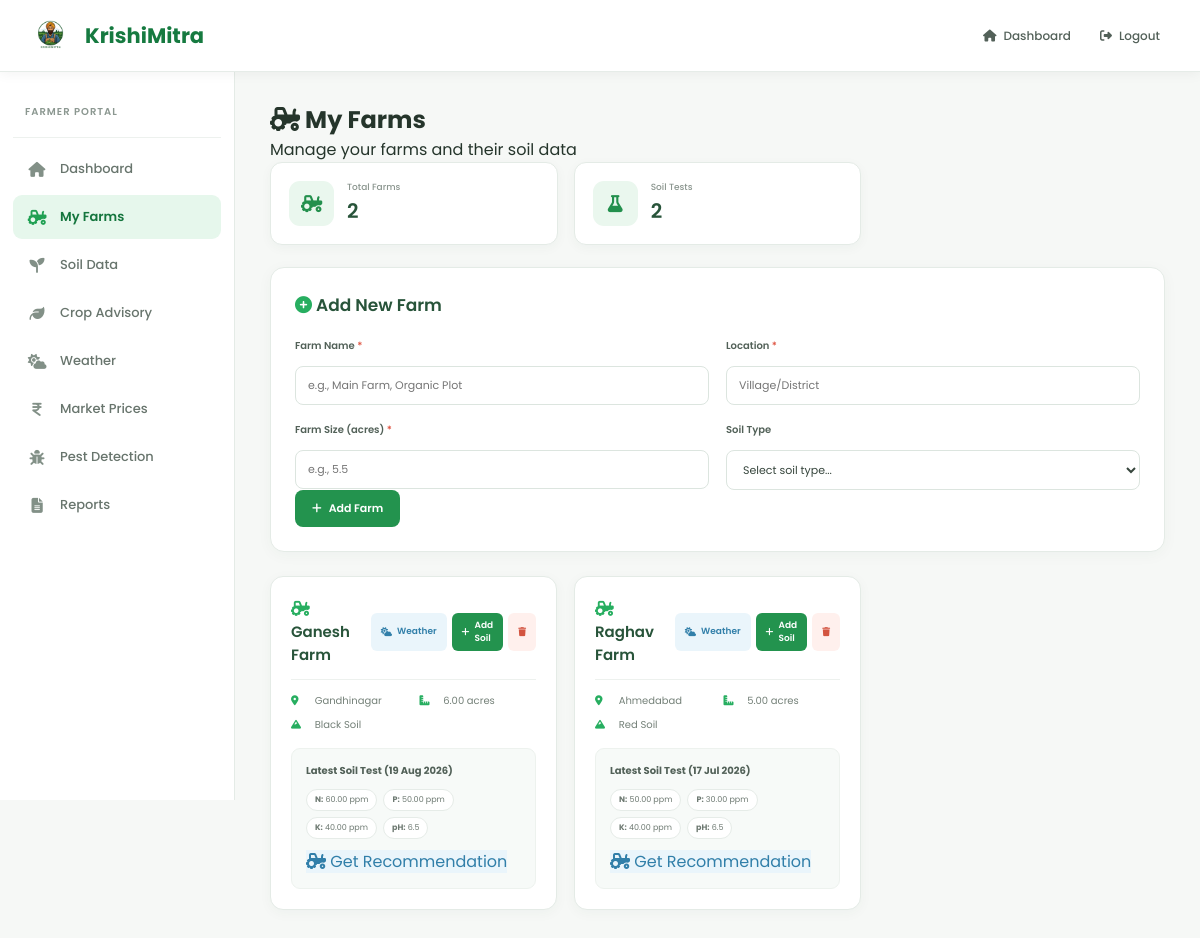
The page /KRISHIMITRA/farmer/manage_farms.php (signed in) on the database its author committed.
### tables this page shows
CREATE TABLE `farms` (
  `id` int(11) NOT NULL,
  `farmer_id` int(11) NOT NULL,
  `farm_name` varchar(100) NOT NULL,
  `location` varchar(100) NOT NULL,
  `farm_size` decimal(10,2) NOT NULL,
  `soil_type` varchar(50) DEFAULT NULL,
  `crop_history` text DEFAULT NULL,
  `created_at` timestamp NOT NULL DEFAULT current_timestamp(),
  `latitude` decimal(10,8) DEFAULT NULL,
  `longitude` decimal(11,8) DEFAULT NULL,
  `district` varchar(100) DEFAULT NULL
);

CREATE TABLE `soil_data` (
  `id` int(11) NOT NULL,
  `farm_id` int(11) NOT NULL,
  `farmer_id` int(11) NOT NULL,
  `nitrogen` decimal(6,2) NOT NULL,
  `phosphorus` decimal(6,2) NOT NULL,
  `potassium` decimal(6,2) NOT NULL,
  `ph` decimal(4,1) NOT NULL,
  `temperature` decimal(5,1) NOT NULL,
  `humidity` decimal(5,1) NOT NULL,
  `rainfall` decimal(6,2) NOT NULL,
  `test_date` date NOT NULL,
  `created_at` timestamp NOT NULL DEFAULT current_timestamp()
);

### KRISHIMITRA/farmer/manage_farms.php (the view, shortened to what this page needs)
<?php
require_once '../config/database.php';
$farmer_id = $_SESSION['farmer_id'];
$stmt = $pdo->prepare("SELECT * FROM farms WHERE farmer_id = ? ORDER BY created_at DESC");
$stmt->execute([$farmer_id]);
$farms = $stmt->fetchAll();
$total_farms = 0;
$total_tests = 0;
try {
    $stmt = $pdo->prepare("SELECT COUNT(*) as total FROM farms WHERE farmer_id = ?");
    $stmt->execute([$farmer_id]);
    $result = $stmt->fetch();
    $total_farms = $result ? $result['total'] : 0;
    $stmt = $pdo->prepare("SELECT COUNT(*) as total FROM soil_data WHERE farmer_id = ?");
    $stmt->execute([$farmer_id]);
    $result = $stmt->fetch();
    $total_tests = $result ? $result['total'] : 0;
} catch(PDOException $e) {
    $total_tests = 0;
}
?>
<!DOCTYPE html>
<html lang="en">
<head>
    <link rel="stylesheet" href="farmer_common.css">
    <link rel="stylesheet" href="farmer_dashboard.css">
    <link rel="stylesheet" href="manage_farms.css">
    <link rel="stylesheet" href="https://cdnjs.cloudflare.com/ajax/libs/font-awesome/6.5.0/css/all.min.css">
</head>
<body>
<div class="navbar">
    <div class="brand">
        <img src="../assets/images/logo1.png" alt="KrishiMitra Logo" onerror="this.src='../pictures/images/logo1.png'">
        <h2>KrishiMitra</h2>
    </div>
    <div class="nav-actions">
        <a href="farmer_dashboard.php"><i class="fas fa-home"></i> Dashboard</a>
        <a href="../logout.php" class="logout-btn"><i class="fas fa-sign-out-alt"></i> Logout</a>
    </div>
</div>
<div class="layout">
    <aside class="sidebar">
        <div class="sidebar-heading">
            <span>FARMER PORTAL</span>
        </div>
        <nav>
            <a href="farmer_dashboard.php"><i class="fas fa-house"></i><span>Dashboard</span></a>
            <a class="active" href="manage_farms.php"><i class="fas fa-tractor"></i><span>My Farms</span></a>
            <a href="soil_data.php"><i class="fas fa-seedling"></i><span>Soil Data</span></a>
            <a href="crop_recommendation.php"><i class="fas fa-leaf"></i><span>Crop Advisory</span></a>
            <a href="weather.php"><i class="fas fa-cloud-sun"></i><span>Weather</span></a>
            <a href="market_prices.php"><i class="fas fa-indian-rupee-sign"></i><span>Market Prices</span></a>
            <a href="disease_detection.php"><i class="fas fa-bug"></i><span>Pest Detection</span></a>
            <a href="reports.php"><i class="fas fa-file-lines"></i><span>Reports</span></a>
        </nav>
    </aside>
    <div class="content">
        <div class="welcome-box">
            <h2><i class="fas fa-tractor"></i> My Farms</h2>
            <p>Manage your farms and their soil data</p>
        </div>
        <div class="farm-stats">
            <div class="stat-card">
                <i class="fas fa-tractor"></i>
                <div>
                    <h3>Total Farms</h3>
                    <p><?php echo isset($total_farms) ? $total_farms : 0; ?></p>
                </div>
            </div>
            <div class="stat-card">
                <i class="fas fa-flask"></i>
                <div>
                    <h3>Soil Tests</h3>
                    <p><?php echo isset($total_tests) ? $total_tests : 0; ?></p>
                </div>
            </div>
        </div>
        <div class="farm-form">
            <h3><i class="fas fa-plus-circle" style="color: #27ae60;"></i> Add New Farm</h3>
            <form method="POST" action="">
                <div class="form-grid">
                    <div class="form-group">
                        <label>Farm Name <span class="required">*</span></label>
                        <input type="text" name="farm_name" placeholder="e.g., Main Farm, Organic Plot" required>
                    </div>
                    <div class="form-group">
                        <label>Location <span class="required">*</span></label>
                        <input type="text" name="location" placeholder="Village/District" required>
                    </div>
                    <div class="form-group">
                        <label>Farm Size (acres) <span class="required">*</span></label>
                        <input type="number" name="farm_size" step="0.01" min="0.01" placeholder="e.g., 5.5" required>
                    </div>
                    <div class="form-group">
                        <label>Soil Type</label>
                        <select name="soil_type">
                            <option value="">Select soil type...</option>
                        </select>
                    </div>
                </div>
                <button type="submit" name="add_farm" class="btn-primary">
                    <i class="fas fa-plus"></i> Add Farm
                </button>
            </form>
        </div>
        <div class="farms-grid">
            <?php if (count($farms) > 0): ?>
                <?php foreach ($farms as $farm):
                    try {
                        $stmt = $pdo->prepare("SELECT * FROM soil_data WHERE farm_id = ? ORDER BY test_date DESC LIMIT 1");
                        $stmt->execute([$farm['id']]);
                        $latest_soil = $stmt->fetch();
                    } catch(PDOException $e) {
                        $latest_soil = null;
                    }
                ?>
                <div class="farm-card">
                    <div class="farm-header">
                        <h3><i class="fas fa-tractor"></i> <?php echo htmlspecialchars($farm['farm_name']); ?></h3>
                        <div class="farm-actions">
                            <a href="weather_farm.php?farm_id=<?php echo $farm['id']; ?>" class="btn-sm btn-recommend">
                                <i class="fas fa-cloud-sun"></i> Weather
                            </a>
                            <a href="soil_data.php?farm_id=<?php echo $farm['id']; ?>" class="btn-sm btn-add">
                                <i class="fas fa-plus"></i> Add Soil
                            </a>
                            <a href="#" onclick="confirmDelete(<?php echo $farm['id']; ?>)" class="btn-sm btn-delete">
                                <i class="fas fa-trash"></i>
                            </a>
                        </div>
                    </div>
                    <div class="farm-details">
                        <p><i class="fas fa-map-marker-alt"></i> <?php echo htmlspecialchars($farm['location']); ?></p>
                        <p><i class="fas fa-ruler-combined"></i> <?php echo $farm['farm_size']; ?> acres</p>
                        <?php if ($farm['soil_type']): ?>
                            <p><i class="fas fa-mountain"></i> <?php echo htmlspecialchars($farm['soil_type']); ?> Soil</p>
                        <?php endif; ?>
                    </div>
                    <?php if ($latest_soil): ?>
                    <div class="farm-soil-summary">
                        <h4>Latest Soil Test (<?php echo date('d M Y', strtotime($latest_soil['test_date'])); ?>)</h4>
                        <div class="soil-values">
                            <span><strong>N:</strong> <?php echo $latest_soil['nitrogen']; ?> ppm</span>
                            <span><strong>P:</strong> <?php echo $latest_soil['phosphorus']; ?> ppm</span>
                            <span><strong>K:</strong> <?php echo $latest_soil['potassium']; ?> ppm</span>
                            <span><strong>pH:</strong> <?php echo $latest_soil['ph']; ?></span>
                        </div>
                        <a href="crop_recommendation.php?farm_id=<?php echo $farm['id']; ?>" class="btn-recommend">
                            <i class="fas fa-tractor"></i> Get Recommendation
                        </a>
                    </div>
                    <?php endif; ?>
                </div>
                <?php endforeach; ?>
            <?php endif; ?>
        </div>
    </div>
</div>
</body>
</html>

### KRISHIMITRA/farmer/farmer_common.css (style rules this page uses)
* { margin: 0; padding: 0; box-sizing: border-box; }
html { scroll-behavior: smooth; }
body { font-family: 'Poppins', sans-serif; background: #f6f8f6; color: #26352b; overflow-x: hidden; }
a { text-decoration: none; color: inherit; }
button, input, select, textarea { font-family: 'Poppins', sans-serif; }
.navbar { position: fixed; top: 0; left: 0; right: 0; height: 72px; background: #ffffff; display: flex; align-items: center; justify-content: space-between; padding: 0 28px; border-bottom: 1px solid #e5ebe7; box-shadow: 0 2px 12px rgba(0, 0, 0, 0.05); z-index: 1000; }
.brand { display: flex; align-items: center; gap: 12px; }
.brand img { width: 45px; height: 52px; object-fit: contain; }
.brand h2 { color: #167a40; font-size: 21px; font-weight: 700; line-height: 1.2; }
.nav-actions { display: flex; align-items: center; gap: 5px; }
.nav-actions a, .farmer-user { display: flex; align-items: center; gap: 7px; padding: 9px 12px; border-radius: 8px; color: #536159; font-size: 12px; font-weight: 500; transition: 0.2s; }
.layout { padding-top: 72px; }
.sidebar { position: fixed; top: 72px; left: 0; width: 235px; height: calc(100vh - 72px); background: #ffffff; border-right: 1px solid #e4ebe6; padding: 25px 13px; overflow-y: auto; z-index: 900; }
.sidebar-heading { padding: 0 12px 15px; margin-bottom: 9px; border-bottom: 1px solid #edf1ee; }
.sidebar-heading span { color: #8b9790; font-size: 10px; font-weight: 600; letter-spacing: 1px; }
.sidebar nav a { display: flex; align-items: center; gap: 13px; padding: 12px 14px; margin: 4px 0; border-radius: 9px; color: #68756d; font-size: 13px; font-weight: 500; transition: 0.2s; }
.sidebar nav a i { width: 20px; text-align: center; color: #829087; font-size: 15px; }
.sidebar nav a.active { background: #e6f7ec; color: #14753d; font-weight: 600; }
.sidebar nav a.active i { color: #1fa052; }
.content { margin-left: 235px; width: calc(100% - 235px); padding: 30px 35px 50px; }
.btn-primary, .btn-add { display: inline-flex; align-items: center; justify-content: center; gap: 7px; padding: 10px 17px; border: none; border-radius: 8px; background: #23934e; color: #ffffff; font-size: 11px; font-weight: 600; cursor: pointer; transition: 0.2s; }
.btn-sm { display: inline-flex; align-items: center; justify-content: center; gap: 5px; padding: 6px 10px; border: none; border-radius: 6px; font-size: 9px; font-weight: 600; cursor: pointer; transition: 0.2s; }
.btn-delete { background: #fff0ed; color: #d35440; }
.btn-recommend { background: #eaf5fb; color: #317fa9; }
.form-grid { display: grid; grid-template-columns: repeat(2, 1fr); gap: 17px; }
.form-group { display: flex; flex-direction: column; gap: 6px; }
.form-group label { color: #526158; font-size: 10px; font-weight: 600; }
.form-group label .required { color: #df5745; }
.form-group input, .form-group select, .form-group textarea { width: 100%; padding: 10px 12px; border: 1px solid #dce5df; border-radius: 8px; background: #ffffff; color: #37463d; font-size: 11px; outline: none; transition: 0.2s; }
.stat-card { display: flex; align-items: center; gap: 13px; padding: 18px; background: #ffffff; border: 1px solid #e4ebe6; border-radius: 12px; box-shadow: 0 3px 12px rgba(29, 73, 42, 0.04); }

### rows shown on the page
farms: farm_name "Ganesh Farm", location "Gandhinagar", farm_size "6.00", soil_type "Black", soil_data.test_date "19 Aug 2026", soil_data.nitrogen "60.00", soil_data.phosphorus "50.00", soil_data.potassium "40.00", soil_data.ph "6.5"
farms: farm_name "Raghav Farm", location "Ahmedabad", farm_size "5.00", soil_type "Red", soil_data.test_date "17 Jul 2026", soil_data.nitrogen "50.00", soil_data.phosphorus "30.00", soil_data.potassium "40.00", soil_data.ph "6.5"

### other values the page prints
$total_farms "2"
$total_tests "2"
